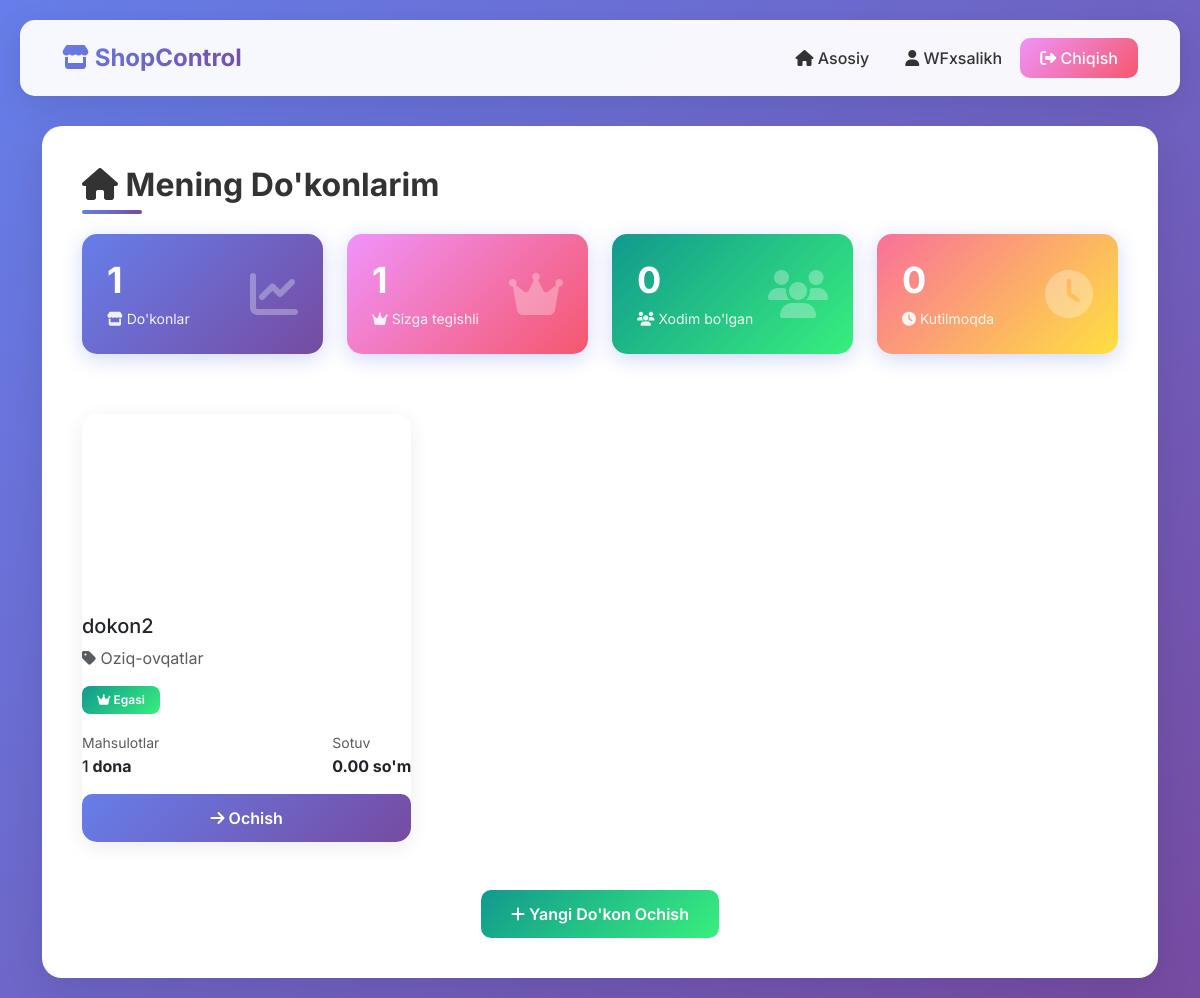
Screenshot of / (signed in) with the database file from the repository.
### shop/models.py (models this page shows, shortened)
class Shop(models.Model):
    owner = models.ForeignKey(
        User, on_delete=models.CASCADE, related_name="owned_shops"
    )
    name = models.CharField(max_length=200, verbose_name="Do'kon nomi")
    category = models.ForeignKey(
        ShopCategory, on_delete=models.SET_NULL, null=True, verbose_name="Kategoriya"
    )
    image = models.ImageField(
        upload_to="shops/", blank=True, null=True, verbose_name="Rasm"
    )
    description = models.TextField(blank=True, verbose_name="Tavsif")
    phone = models.CharField(max_length=20, verbose_name="Telefon")
    is_active = models.BooleanField(default=True, verbose_name="Faol")
    approved_date = models.DateTimeField(
        default=timezone.now, verbose_name="Tasdiqlangan sana"
    )
    created_at = models.DateTimeField(auto_now_add=True)
    updated_at = models.DateTimeField(auto_now=True)
    class Meta:
        verbose_name = "Do'kon"
        verbose_name_plural = "Do'konlar"
        ordering = ["-created_at"]
    def get_total_products(self):
        return self.products.count()
    def get_total_sales_amount(self):
        from django.db.models import Sum
        result = self.sales.filter(is_cancelled=False).aggregate(
            total=Sum("total_amount")
        )
        return result["total"] or Decimal("0.00")

class ShopCategory(models.Model):
    name = models.CharField(max_length=100, verbose_name="Kategoriya nomi")
    created_at = models.DateTimeField(auto_now_add=True)
    class Meta:
        verbose_name = "Do'kon kategoriyasi"
        verbose_name_plural = "Do'kon kategoriyalari"

### shop/views.py (the view)
# urls.py: path("", views.home_view, name="home"),
@login_required
def home_view(request):
    all_shops = Shop.objects.filter(
        Q(owner=request.user) | Q(staff__user=request.user), is_active=True
    ).distinct()
    owned_shops = all_shops.filter(owner=request.user)
    staff_shops = all_shops.exclude(owner=request.user)
    pending_applications = ShopApplication.objects.filter(
        user=request.user, status="pending"
    )
    rejected_applications = ShopApplication.objects.filter(
        user=request.user, status="rejected"
    ).order_by("-updated_at")[:3]
    context = {
        "shops": all_shops,
        "owned_shops": owned_shops,
        "staff_shops": staff_shops,
        "pending_applications": pending_applications,
        "rejected_applications": rejected_applications,
        "has_shops": all_shops.exists(),
    }
    return render(request, "shop/home.html", context)

### shop/templatetags/shop_filters.py (called while the page is built)
@register.filter
def format_price(value):
    if value is None:
        return "0"
    try:
        if isinstance(value, str):
            value = float(value)
        if isinstance(value, int) or value.is_integer():
            formatted = "{:,}".format(int(value)).replace(",", " ")
            return mark_safe(f'<span class="price-amount">{formatted}</span>')
        else:
            formatted = "{:,.2f}".format(value).replace(",", " ")
            formatted = (
                formatted.rstrip("0").rstrip(".") if "." in formatted else formatted
            )
            return mark_safe(f'<span class="price-amount">{formatted}</span>')
    except (ValueError, TypeError, AttributeError):
        return value

@register.filter
def format_price_with_currency(value, currency="so'm"):
    formatted = format_price(value)
    if formatted and formatted != value:  # Agar formatlash muvaffaqiyatli bo'lsa
        return mark_safe(f'{formatted} <span class="price-currency">{currency}</span>')
    return f"{value} {currency}"

@register.filter
def format_quantity(value):
    if value is None:
        return "0"
    try:
        value = int(value)
        formatted = "{:,}".format(value).replace(",", " ")
        return mark_safe(f'<span class="quantity-amount">{formatted}</span> dona')
    except (ValueError, TypeError):
        return f"{value} dona"

### templates/shop/home.html (shortened to what this page needs)
{% extends 'base.html' %}
{% load shop_filters %}
{% block content %}
<h1 class="page-title">
    <i class="fas fa-home"></i> Mening Do'konlarim
</h1>
{% if not has_shops and not pending_applications %}
<div class="text-center py-5">
    <div class="mb-4">
        <i class="fas fa-store" style="font-size: 80px; color: #667eea;"></i>
    </div>
    <h3 class="mb-3">Sizga ulangan do'konlar yo'q</h3>
    <p class="text-muted mb-4">Do'kon ulash uchun adminga ariza qoldiring</p>
    <a href="{% url 'shop_application' %}" class="btn btn-primary-custom btn-lg">
        <i class="fas fa-paper-plane"></i> Ariza Qoldirish
    </a>
</div>
{% else %}
{% if shops %}
<div class="row mb-4">
    <div class="col-lg-3 col-md-6 mb-3">
        <div class="stat-card">
            <div class="d-flex justify-content-between align-items-center">
                <div>
                    <h3 class="stat-amount">{{ total_shops_count|default:shops.count }}</h3>
                    <p><i class="fas fa-store"></i> Do'konlar</p>
                </div>
                <i class="fas fa-chart-line fa-3x" style="opacity: 0.3;"></i>
            </div>
        </div>
    </div>
    <div class="col-lg-3 col-md-6 mb-3">
        <div class="stat-card" style="background: linear-gradient(135deg, #f093fb 0%, #f5576c 100%);">
            <div class="d-flex justify-content-between align-items-center">
                <div>
                    <h3 class="stat-amount">{{ owned_shops.count }}</h3>
                    <p><i class="fas fa-crown"></i> Sizga tegishli</p>
                </div>
                <i class="fas fa-crown fa-3x" style="opacity: 0.3;"></i>
            </div>
        </div>
    </div>
    <div class="col-lg-3 col-md-6 mb-3">
        <div class="stat-card" style="background: linear-gradient(135deg, #11998e 0%, #38ef7d 100%);">
            <div class="d-flex justify-content-between align-items-center">
                <div>
                    <h3 class="stat-amount">{{ staff_shops.count }}</h3>
                    <p><i class="fas fa-users"></i> Xodim bo'lgan</p>
                </div>
                <i class="fas fa-users fa-3x" style="opacity: 0.3;"></i>
            </div>
        </div>
    </div>
    <div class="col-lg-3 col-md-6 mb-3">
        <div class="stat-card" style="background: linear-gradient(135deg, #fa709a 0%, #fee140 100%);">
            <div class="d-flex justify-content-between align-items-center">
                <div>
                    <h3 class="stat-amount">{{ pending_applications.count }}</h3>
                    <p><i class="fas fa-clock"></i> Kutilmoqda</p>
                </div>
                <i class="fas fa-clock fa-3x" style="opacity: 0.3;"></i>
            </div>
        </div>
    </div>
</div>
<div class="row">
    {% for shop in shops %}
    <div class="col-md-6 col-lg-4 mb-4">
        <div class="card-custom">
            {% if shop.image %}
            <img src="{{ shop.image.url }}" class="card-img-top" style="height: 200px; object-fit: cover;"
                alt="{{ shop.name }}">
            {% else %}
            <div class="bg-gradient text-white d-flex align-items-center justify-content-center"
                style="height: 200px; background: linear-gradient(135deg, #667eea 0%, #764ba2 100%);">
                <i class="fas fa-store" style="font-size: 60px;"></i>
            </div>
            {% endif %}
            <div class="card-body">
                <h5 class="card-title mb-2">{{ shop.name }}</h5>
                <p class="text-muted mb-3">
                    <i class="fas fa-tag"></i> {{ shop.category.name }}
                </p>
                {% if shop in owned_shops %}
                <span class="badge badge-custom badge-success mb-3">
                    <i class="fas fa-crown"></i> Egasi
                </span>
                {% endif %}
                <div class="d-flex justify-content-between mb-3">
                    <div>
                        <small class="text-muted">Mahsulotlar</small>
                        <div class="fw-bold">{{ shop.get_total_products|format_quantity }}</div>
                    </div>
                    <div>
                        <small class="text-muted">Sotuv</small>
                        <div class="fw-bold">{{ shop.get_total_sales_amount|format_price_with_currency }}</div>
                    </div>
                </div>
                <a href="{% url 'shop_detail' shop.id %}" class="btn btn-primary-custom w-100">
                    <i class="fas fa-arrow-right"></i> Ochish
                </a>
            </div>
        </div>
    </div>
    {% endfor %}
</div>
<div class="text-center mt-4">
    <a href="{% url 'shop_application' %}" class="btn btn-success-custom">
        <i class="fas fa-plus"></i> Yangi Do'kon Ochish
    </a>
</div>
{% endif %}
{% endif %}
{% endblock %}

### templates/base.html (shortened to what this page needs)
<!DOCTYPE html>
<html lang="uz">
<head>
    <link href="https://cdn.jsdelivr.net/npm/bootstrap@5.3.0/dist/css/bootstrap.min.css" rel="stylesheet">
    <link rel="stylesheet" href="https://cdnjs.cloudflare.com/ajax/libs/font-awesome/6.4.0/css/all.min.css">
</head>
<body>
    {% if user.is_authenticated %}
    <nav class="navbar navbar-expand-lg navbar-custom">
        <div class="container-fluid">
            <a class="navbar-brand" href="{% url 'home' %}">
                <i class="fas fa-store"></i> ShopControl
            </a>
            <div class="collapse navbar-collapse" id="navbarNav">
                <ul class="navbar-nav ms-auto align-items-center">
                    <li class="nav-item">
                        <a class="nav-link" href="{% url 'home' %}">
                            <i class="fas fa-home"></i> Asosiy
                        </a>
                    </li>
                    <li class="nav-item">
                        <span class="nav-link">
                            <i class="fas fa-user"></i> {{ user.username }}
                        </span>
                    </li>
                    <li class="nav-item">
                        <a href="{% url 'logout' %}" class="btn btn-logout">
                            <i class="fas fa-sign-out-alt"></i> Chiqish
                        </a>
                    </li>
                </ul>
            </div>
        </div>
    </nav>
    {% endif %}
    <div class="container">
        <div class="content-wrapper">
            {% block content %}{% endblock %}
        </div>
    </div>
</body>
</html>

### templates/base.html (style rules this page uses)
* { margin: 0; padding: 0; box-sizing: border-box; }
body { font-family: 'Inter', sans-serif; background: linear-gradient(135deg, #667eea 0%, #764ba2 100%); min-height: 100vh; padding: 20px; }
.navbar-custom { background: rgba(255, 255, 255, 0.95); backdrop-filter: blur(10px); border-radius: 15px; padding: 15px 30px; box-shadow: 0 8px 32px rgba(0, 0, 0, 0.1); margin-bottom: 30px; }
.navbar-brand { font-weight: 700; font-size: 24px; background: linear-gradient(135deg, #667eea 0%, #764ba2 100%); -webkit-background-clip: text; -webkit-text-fill-color: transparent; }
.nav-link { color: #333; font-weight: 500; margin: 0 10px; transition: all 0.3s; }
.btn-logout { background: linear-gradient(135deg, #f093fb 0%, #f5576c 100%); border: none; color: white; padding: 8px 20px; border-radius: 10px; font-weight: 500; transition: all 0.3s; }
.content-wrapper { background: white; border-radius: 20px; padding: 40px; box-shadow: 0 10px 40px rgba(0, 0, 0, 0.1); min-height: 70vh; }
.page-title { font-size: 32px; font-weight: 700; color: #333; margin-bottom: 30px; position: relative; display: inline-block; }
.page-title::after { content: ''; position: absolute; bottom: -10px; left: 0; width: 60px; height: 4px; background: linear-gradient(135deg, #667eea 0%, #764ba2 100%); border-radius: 2px; }
.btn-primary-custom { background: linear-gradient(135deg, #667eea 0%, #764ba2 100%); border: none; padding: 12px 30px; border-radius: 10px; font-weight: 600; transition: all 0.3s; color: white; }
.btn-success-custom { background: linear-gradient(135deg, #11998e 0%, #38ef7d 100%); border: none; padding: 12px 30px; border-radius: 10px; font-weight: 600; transition: all 0.3s; color: white; }
.card-custom { border: none; border-radius: 15px; box-shadow: 0 5px 20px rgba(0, 0, 0, 0.08); transition: all 0.3s; overflow: hidden; }
.badge-custom { padding: 8px 15px; border-radius: 8px; font-weight: 600; font-size: 12px; }
.badge-success { background: linear-gradient(135deg, #11998e 0%, #38ef7d 100%); }
.stat-card { background: linear-gradient(135deg, #667eea 0%, #764ba2 100%); color: white; padding: 25px; border-radius: 15px; margin-bottom: 20px; box-shadow: 0 5px 20px rgba(102, 126, 234, 0.3); }
.stat-card h3 { font-size: 36px; font-weight: 700; margin-bottom: 5px; }
.stat-card p { font-size: 14px; opacity: 0.9; margin: 0; }
.quantity-amount { font-family: 'Inter', monospace; font-weight: 500; }
.stat-amount { font-size: 2.2rem; font-weight: 800; letter-spacing: -0.5px; font-family: 'Inter', sans-serif; }

### rows the page displays
Shop: name "dokon2", category.name "Oziq-ovqatlar", shows "Egasi", get_total_products "1 dona", get_total_sales_amount "0.00 so'm"

### other values shown
{{ user.username }} "WFxsalikh"
{{ total_shops_count|default:shops.count }} "1"
{{ owned_shops.count }} "1"
{{ staff_shops.count }} "0"
{{ pending_applications.count }} "0"
